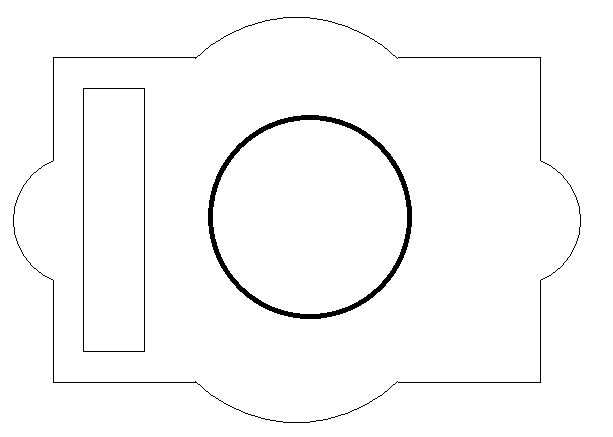
#> input picture Untitled6.jpg, 613 x 437 px
$ jupyter execute circles.ipynb   (shell and % lines are left out)
#> lines starting #> are read from the running program, lines starting #| are printed output that depends on the picture; after the words box and inside, x2 and y2 are one past the last pixel; in counts of white or black regions, pixels touching at a corner belong together
[cell 1]
import matplotlib
import matplotlib.pyplot as plt
import matplotlib.image as mpimg
from skimage.color import rgb2gray
from PIL import Image
import numpy as np
import cv2
import copy

img = cv2.imread('Untitled6.jpg',0)
#> img: shape (437, 613); 98% white; 3 black regions, box (x1, y1, x2, y2) and area: (208, 115, 412, 319) 3106, (13, 17, 581, 423) 1654, (83, 88, 145, 352) 648
#img = cv2.bitwise_not(img)
#cv2.imshow("input",img)
img = cv2.medianBlur(img,5)
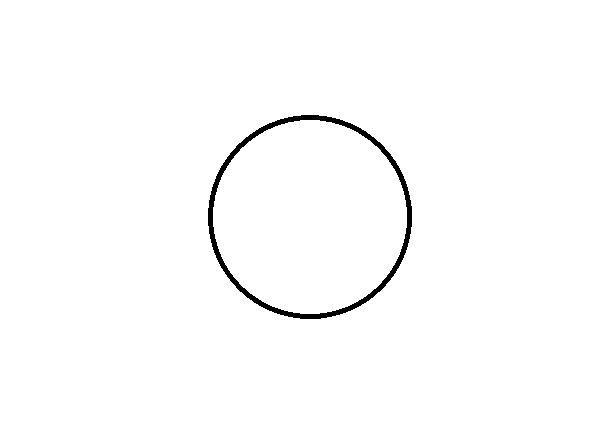
#> img: shape (437, 613); 98.8% white; 1 black region, box (x1, y1, x2, y2) and area: (208, 115, 412, 319) 3106


cimg = cv2.cvtColor(img,cv2.COLOR_GRAY2BGR)

circles = cv2.HoughCircles(img,cv2.HOUGH_GRADIENT,
            1,100,param1=50,param2=30,minRadius=0,maxRadius=0)
#> circles = [[309.5, 216.5, 102.3]]


print(circles)
#| [[[309.5 216.5 102.3]]]

circles = np.uint16(np.around(circles))
#> circles = [[310, 216, 102]]

for i in circles[0,:4]:

    # #Getting The Centre
    # x = i[0]
    # y = i[1]
    #
    # #Getting The Radius
    # r = i[2]
    #draw the outer circle
    cv2.circle(cimg,(i[0],i[1]),i[2],(0,255,0),2)
    #draw the center of the circle
    cv2.circle(cimg,(i[0],i[1]),2,(0,0,255),3)
#> this loop made 1 pass
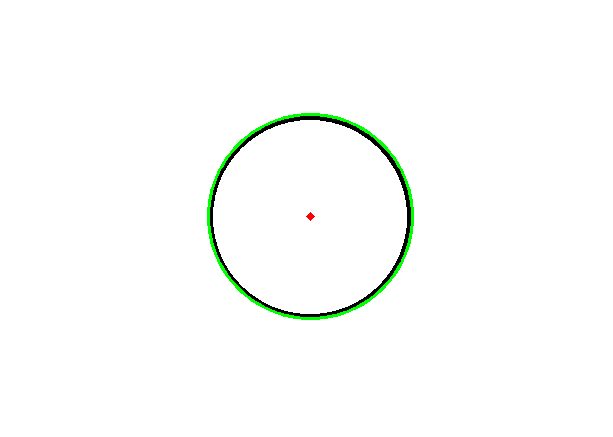
#> cimg: shape (437, 613, 3); mean B, G, R 251.1, 252.9, 251.1

cv2.imshow('detected circles',cimg)
cv2.waitKey()
#> Out = 27

$ run again, with drawing.jpg copied over Untitled6.jpg
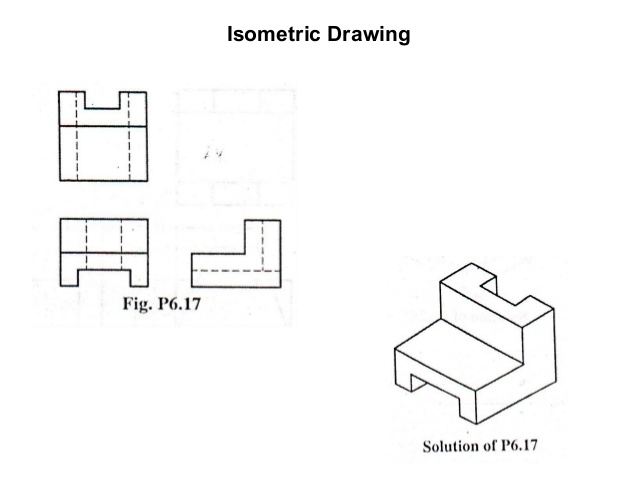
#> input picture drawing.jpg, 638 x 479 px
#> `img = cv2.medianBlur(img,5)`:
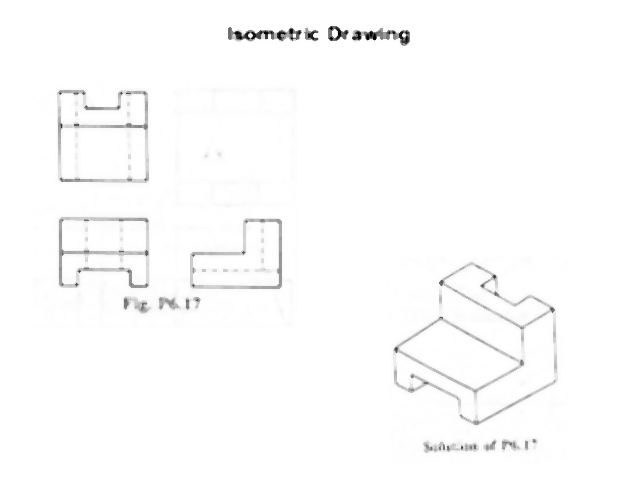
#> img: shape (479, 638); min 0, max 255, mean 251.9
#> `circles = cv2.HoughCircles(img,cv2.HOUGH_GRADIENT, 1,100,param1=50,par..`: circles = [[465.5, 376.5, 72.1], [395.5, 152.5, 278.4], [217.5, 126.5, 162], [476.5, 229.5, 215.6], [173.5, 235.5, 72.4], [550.5, 126.5, 271.7], [100.5, 134.5, 47.7], [98.5, 349.5, 82.8], [111.5, 32.5, 95.3], [376.5, 269.5, 76.7], [67.5, 235.5, 19.9]]
#| [[[465.5 376.5  72.1]
#|   [395.5 152.5 278.4]
#|   [217.5 126.5 162. ]
#|   [476.5 229.5 215.6]
#|   [173.5 235.5  72.4]
#|   [550.5 126.5 271.7]
#> (further printed lines are left out)
#> `circles = np.uint16(np.around(circles))`: circles = [[466, 376, 72], [396, 152, 278], [218, 126, 162], [476, 230, 216], [174, 236, 72], [550, 126, 272], [100, 134, 48], [98, 350, 83], [112, 32, 95], [376, 270, 77], [68, 236, 20]]
#> the loop `for i in circles[0,:4]:` made 4 passes
#> after the loop `for i in circles[0,:4]:`:
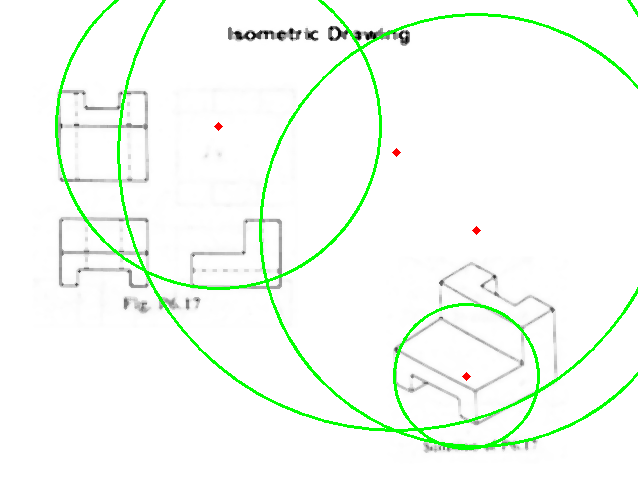
#> cimg: shape (479, 638, 3); mean B, G, R 244.3, 252.1, 244.4
#> Out = 27

$ run again, with engy.jpg copied over Untitled6.jpg
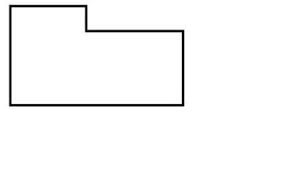
#> input picture engy.jpg, 282 x 179 px
#> `img = cv2.medianBlur(img,5)`:
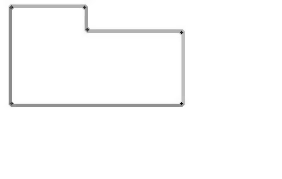
#> img: shape (179, 282); min 6, max 255, mean 251.4
#> circles = None
#| None
